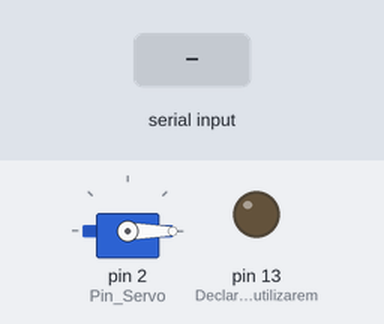
The sketch below on a simulated Arduino Uno, built with avr-gcc and run on an emulated ATmega328P. Shown: servo, output pins drawn as LEDs (lit = HIGH). The test bench sets the inputs (shaded band).

Above: at 1.2 s.
1.3 s: "0" received over Serial
At 2.3 s:
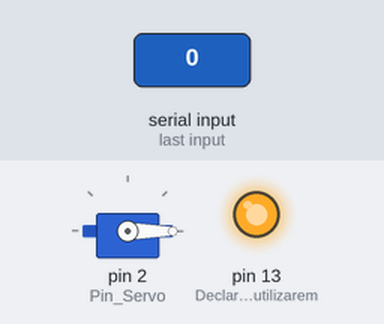
2.8 s: "1" received over Serial
At 3.4 s:
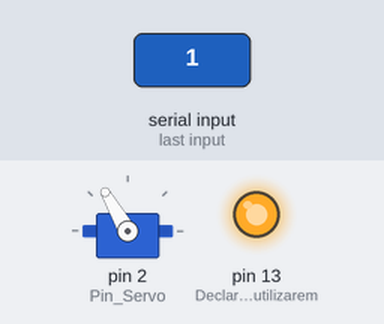
4.3 s: "2" received over Serial
At 6.2 s:
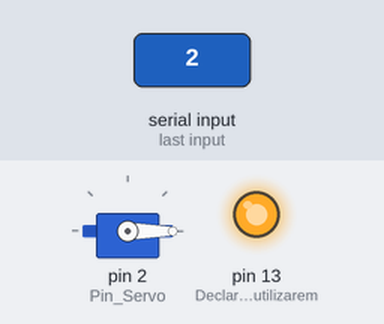
Timing chart, 0 to 7.7 s (numbered marks = the images above; inputs shaded):
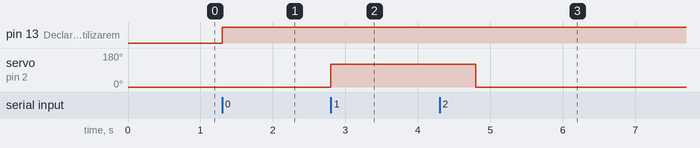

Measured:
- after the input at 1.3 s, pin 13 (Declaramos_que_utilizarem): LOW → HIGH at once
- after the input at 2.8 s, servo on pin 2 (Pin_Servo): 0° → 120° at once
- after the input at 4.3 s, servo on pin 2 (Pin_Servo): 120° → 0° after 0.50 s

The sketch:

cajafuerte.ino
```cpp
#include <Servo.h>               // Incluímos la librería para poder controlar el servo

int Pin_Servo = 2;               //pin del servo motor
Servo servoMotor;                //Declaramos la variable para controlar el servo

int input;

void setup() {
  pinMode(13, OUTPUT); // Declaramos que utilizaremos el pin 13 como salida
  Serial.begin(9600); //Se inicia la comunicación serie

  servoMotor.attach(Pin_Servo);   // Iniciamos el servo para que empiece a trabajar con el pin 2
  servoMotor.write(0);            // Inicializamos al ángulo 0 el servomotor

}

void loop() {
  if (Serial.available() > 0) {

    input = Serial.read();

    if (input == '0'){
      digitalWrite(13, HIGH); //Si el valor de input es 1, se enciende el LED, esto significa que hay conexion con java
    }

    else if (input == '1'){  //abrir la puerta - desbloquear
      servoMotor.write(120);         //pone el servo motor en la posicion 90°
      delay(2000);                  // Hacemos una pausa de 2 seg
      //digitalWrite(13, HIGH); //Si el valor de input es 1, se enciende el LED
    }
    else if (input == '2') //cerrar la puerta - bloquear
    {
      servoMotor.write(0);          //pone el servo motor en la posicion 0°
      delay(2000);                  // Hacemos una pausa de 2 seg
      //digitalWrite(13, LOW); //Si el valor de input es diferente de 1, se apaga el LED
    }

  }
}
```
